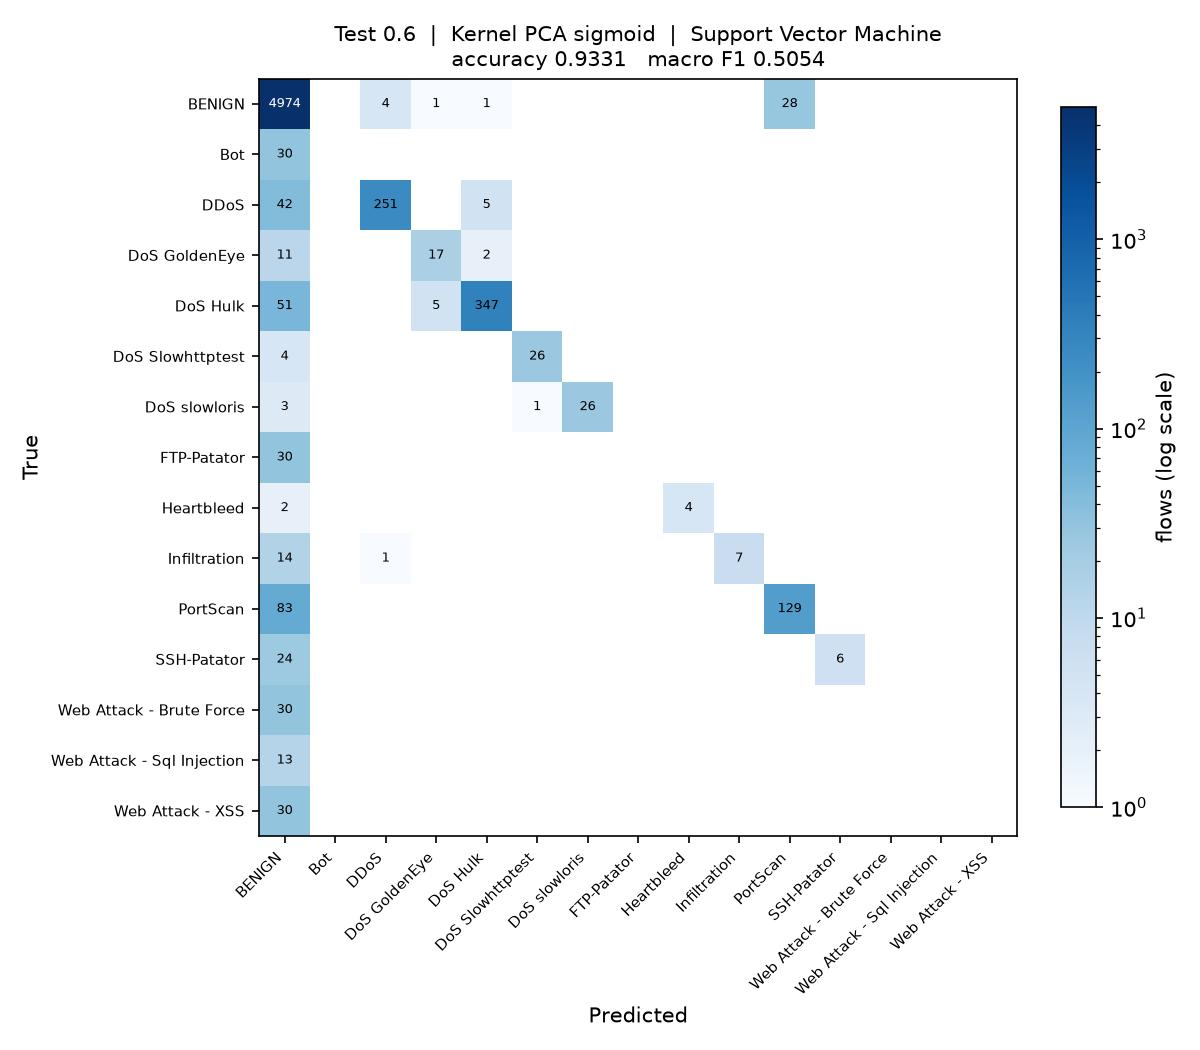

Recreate this plot in Python.
"""
Test_0.6_DR_SIG_SVM

Test size 0.6  |  Kernel PCA (sigmoid)  |  Support Vector Machine  (reference sheet #15)

Run on its own:

    python Test_0.6_DR_SIG_SVM.py

Writes Test_0.6_DR_SIG_SVM.jpg (confusion matrix) and appends one row to
results/75_runs.csv.
"""

import os
import sys
import time
import warnings
from pathlib import Path

import matplotlib
matplotlib.use("Agg")
import matplotlib.pyplot as plt
import numpy as np
import pandas as pd
from sklearn.decomposition import KernelPCA
from sklearn.impute import SimpleImputer
from sklearn.metrics import (accuracy_score, confusion_matrix, f1_score,
                             precision_score, recall_score)
from sklearn.model_selection import train_test_split
from sklearn.preprocessing import LabelEncoder, StandardScaler
from sklearn.svm import SVC

sys.path.insert(0, str(Path(__file__).resolve().parent.parent))
from common import load_sample                      # noqa: E402

warnings.filterwarnings("ignore")

# ----- this run -------------------------------------------------------------
TEST_SIZE = 0.6
KERNEL = "sigmoid"
CLASSIFIER = "SVM"
N_COMPONENTS = 15
# ----------------------------------------------------------------------------

SEED = 0
N_JOBS = max(1, (os.cpu_count() or 2) // 2)
STEM = "Test_0.6_DR_SIG_SVM"
HERE = Path(__file__).resolve().parent
RESULTS = HERE.parent / "results"


def main():
    t0 = time.time()
    df = load_sample(10000, 50, SEED)
    y = LabelEncoder().fit_transform(df["Label"])
    X = df.drop(columns=["Label", "Day"])
    classes = sorted(df["Label"].unique())
    print(f"{len(df):,} flows, {X.shape[1]} features, {len(classes)} classes")

    X_train, X_test, y_train, y_test = train_test_split(
        X, y, test_size=TEST_SIZE, random_state=SEED, stratify=y)

    # mean imputation and scaling, fitted on the training split only
    imputer = SimpleImputer(strategy="mean").fit(X_train)
    scaler = StandardScaler().fit(imputer.transform(X_train))
    X_train = scaler.transform(imputer.transform(X_train))
    X_test = scaler.transform(imputer.transform(X_test))

    # dimensionality reduction: Kernel PCA, fitted on the training split only.
    # arpack keeps the largest positive eigenvalues; the randomized solver ranks
    # them by magnitude and fails on the sigmoid kernel, which is not PSD.
    kpca = KernelPCA(n_components=N_COMPONENTS, kernel=KERNEL,
                     eigen_solver="arpack", random_state=SEED, n_jobs=N_JOBS)
    X_train = kpca.fit_transform(X_train)
    X_test = kpca.transform(X_test)
    print(f"Kernel PCA ({KERNEL}): {X_train.shape[1]} components")

    classifier = SVC(kernel="rbf", probability=True, random_state=SEED)
    classifier.fit(X_train, y_train)
    y_pred = classifier.predict(X_test)

    acc = accuracy_score(y_test, y_pred)
    pre = precision_score(y_test, y_pred, average="macro", zero_division=0)
    rec = recall_score(y_test, y_pred, average="macro", zero_division=0)
    f1 = f1_score(y_test, y_pred, average="macro", zero_division=0)
    pre_w = precision_score(y_test, y_pred, average="weighted", zero_division=0)
    rec_w = recall_score(y_test, y_pred, average="weighted", zero_division=0)
    f1_w = f1_score(y_test, y_pred, average="weighted", zero_division=0)

    print(f"Accuracy  : {acc:.4f}")
    print(f"Precision : {pre:.4f}")
    print(f"Recall    : {rec:.4f}")
    print(f"F1 Score  : {f1:.4f}")

    # confusion matrix image, named to match this script
    cm = confusion_matrix(y_test, y_pred, labels=range(len(classes)))
    fig, ax = plt.subplots(figsize=(8, 7))
    im = ax.imshow(cm, cmap="Blues", norm=matplotlib.colors.LogNorm(vmin=1))
    ax.set_xticks(range(len(classes)), classes, rotation=45, ha="right", fontsize=7)
    ax.set_yticks(range(len(classes)), classes, fontsize=7)
    ax.set_xlabel("Predicted")
    ax.set_ylabel("True")
    ax.set_title(f"Test {TEST_SIZE}  |  Kernel PCA {KERNEL}  |  Support Vector Machine\n"
                 f"accuracy {acc:.4f}   macro F1 {f1:.4f}", fontsize=10)
    for i in range(len(classes)):
        for j in range(len(classes)):
            if cm[i, j]:
                ax.text(j, i, cm[i, j], ha="center", va="center", fontsize=6,
                        color="white" if cm[i, j] > cm.max() / 3 else "black")
    fig.colorbar(im, ax=ax, fraction=0.04, label="flows (log scale)")
    fig.tight_layout()
    fig.savefig(HERE / f"{STEM}.jpg", dpi=150)
    plt.close(fig)

    # one row appended to the shared results table
    RESULTS.mkdir(exist_ok=True)
    row = {"Test": TEST_SIZE, "DR": "SIG", "Clas": CLASSIFIER,
           "Acc": round(acc, 4), "Pre": round(pre, 4), "Rec": round(rec, 4),
           "F1": round(f1, 4),
           "Pre_weighted": round(pre_w, 4), "Rec_weighted": round(rec_w, 4),
           "F1_weighted": round(f1_w, 4),
           "n_components": N_COMPONENTS, "seconds": round(time.time() - t0, 1),
           "script": STEM}
    out = RESULTS / "75_runs.csv"
    old = pd.read_csv(out).to_dict("records") if out.exists() else []
    old = [r for r in old if r.get("script") != STEM]
    pd.DataFrame(old + [row]).to_csv(out, index=False)
    print(f"saved {STEM}.jpg and appended to results/75_runs.csv "
          f"({time.time() - t0:.0f}s)")


if __name__ == "__main__":
    main()
